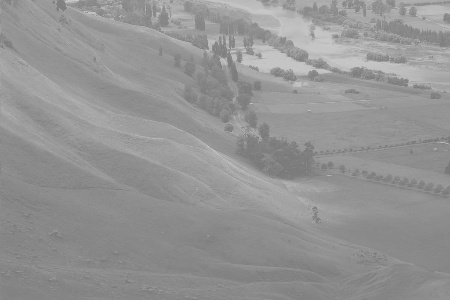
#> input picture Homework/1/wiki.jpg, 450 x 300 px
$ python HistogramOperations.py
#> lines starting #> are read from the running program, lines starting #| are printed output that depends on the picture
#Homework 1_2
#Histogram Equalization by cumsum()

"""
@author: Zhimiao
"""

import cv2
import numpy as np
from matplotlib import pyplot as plt

img=cv2.imread('wiki.jpg',0)
#> img is the input picture: shape (300, 450); min 116, max 204, mean 147.9

hist,bins=np.histogram(img.flatten(),256,[0,256])
#> hist = 256 values, max 5715 at index 137, min 0 at index 0, mean 527.3; bins = 257 values from 0 to 256

cdf=hist.cumsum()
#> cdf = 256 values from 0 to 135000
cdf_normalized=cdf*255/ cdf.max()
#> cdf_normalized = 256 values from 0 to 255
img_histeq=cdf_normalized[img]
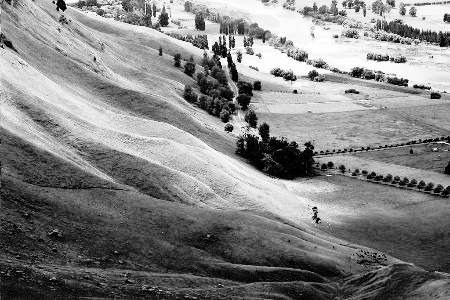
#> img_histeq: shape (300, 450) float64; min 0.00189, max 255, mean 130.6

# plot histograms and images
fig=plt.figure(figsize=(15,7))
ax1=plt.subplot(121)
plt.hist(img.ravel(),256,[0,256])
ax1.set_title('original histogram')
ax2=plt.subplot(122)
plt.hist(img_histeq.ravel(),256,[0,256])
ax2.set_title('resulting histogram')
plt.show()
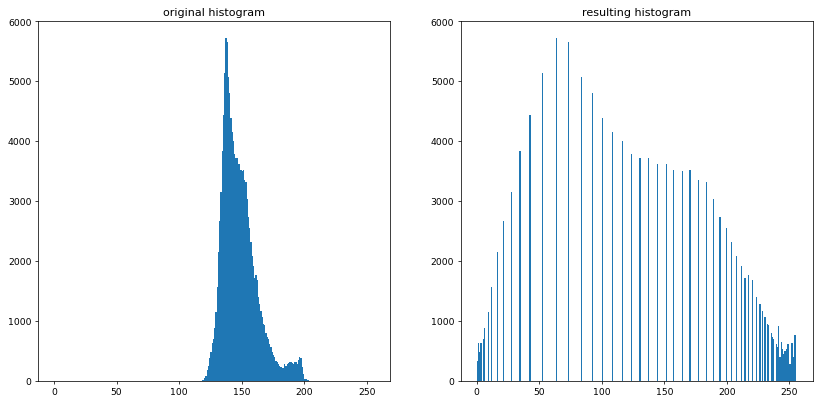
#> figure drawn by matplotlib, 2 panels; panel 1: tallest bar 5715 high, from x = 137 to 138; panel 2: tallest bar 5715 high, from x = 63 to 64

fig=plt.figure(figsize=(16,7))
ax3=plt.subplot(121)
plt.imshow(img,cmap=plt.cm.gray)
ax3.get_xaxis().set_visible(False)
ax3.get_yaxis().set_visible(False)
ax3.set_title('original image')
ax4=plt.subplot(122)
plt.imshow(img_histeq,cmap=plt.cm.gray)
ax4.get_xaxis().set_visible(False)
ax4.get_yaxis().set_visible(False)
ax4.set_title('resulting image')
plt.show()
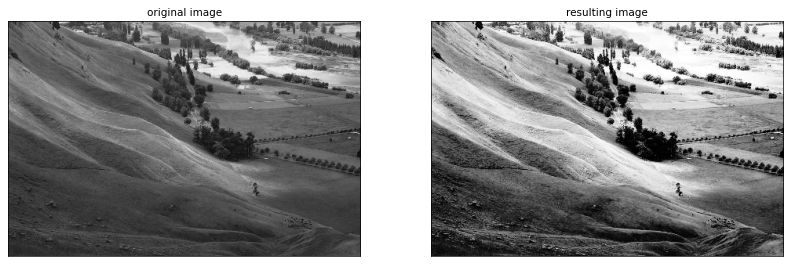
#> figure drawn by matplotlib, 2 panels

# [6 lines of commented-out code are left out]
